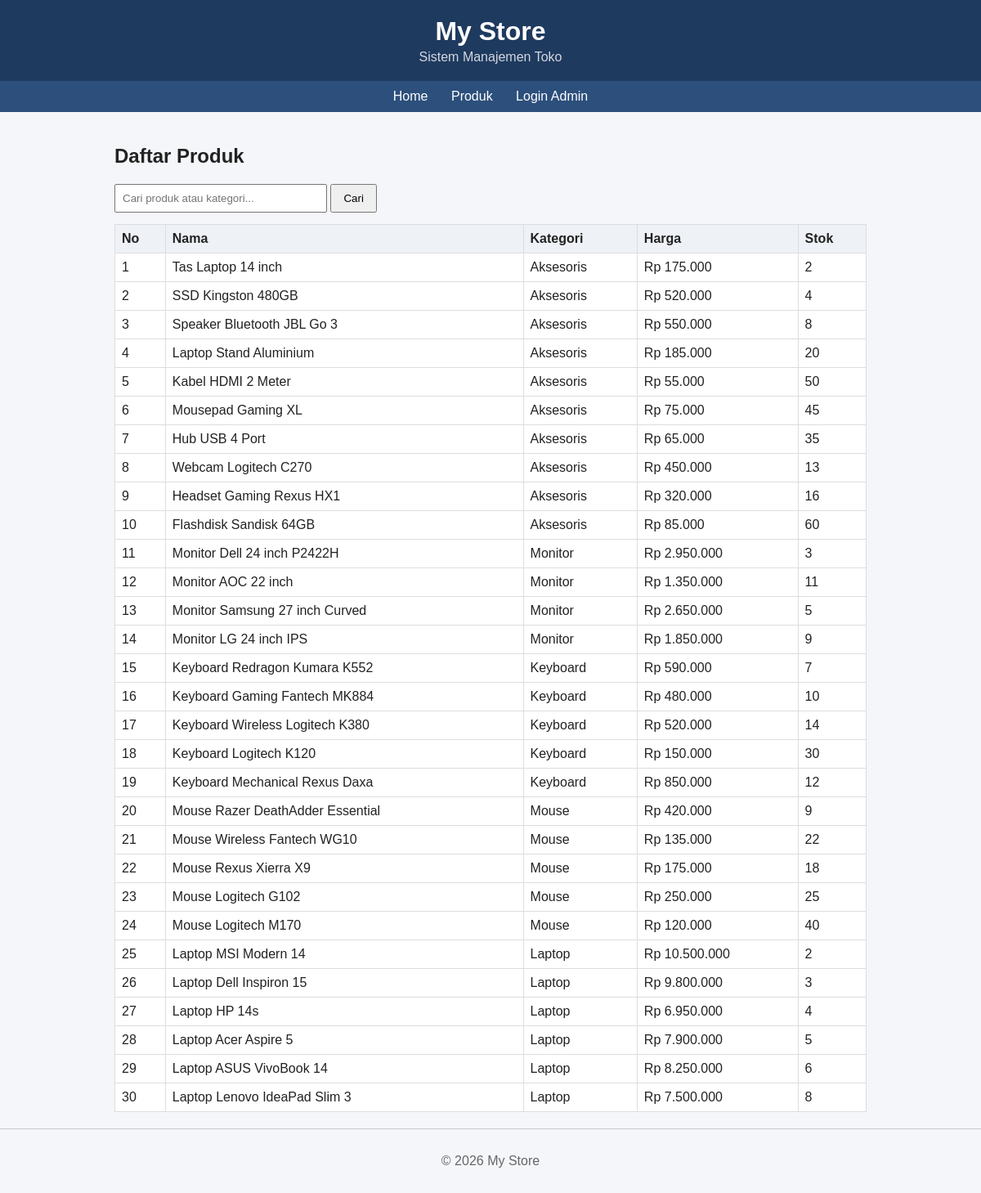
Page /products on the committed database.
### tables this page shows
CREATE TABLE products (
  id INT AUTO_INCREMENT PRIMARY KEY,
  name VARCHAR(100) NOT NULL,
  category_id INT NULL,
  price DECIMAL(15,2) NOT NULL DEFAULT 0,
  stock INT NOT NULL DEFAULT 0,
  description TEXT NULL,
  created_at TIMESTAMP DEFAULT CURRENT_TIMESTAMP,
  CONSTRAINT fk_products_category FOREIGN KEY (category_id) REFERENCES categories(id) ON DELETE SET NULL
);

CREATE TABLE categories (
  id INT AUTO_INCREMENT PRIMARY KEY,
  name VARCHAR(100) NOT NULL
);

### app/helpers/helpers.php (called while the page is built, shortened)
<?php
function db(): PDO
{
    static $pdo = null;
    if ($pdo === null) {
        $c = require BASE_PATH . '/config/database.php';
        $dsn = "mysql:host={$c['host']};dbname={$c['dbname']};charset={$c['charset']}";
        $pdo = new PDO($dsn, $c['user'], $c['pass'], [
            PDO::ATTR_ERRMODE            => PDO::ERRMODE_EXCEPTION,
            PDO::ATTR_DEFAULT_FETCH_MODE => PDO::FETCH_ASSOC,
        ]);
    }
    return $pdo;
}
function e($v): string
{
    return htmlspecialchars((string) $v, ENT_QUOTES, 'UTF-8');
}
function rupiah($n): string
{
    return 'Rp ' . number_format((float) $n, 0, ',', '.');
}
function render(string $page, array $data = [], string $layout = 'main'): void
{
    extract($data);
    require VIEW_PATH . "/pages/$page.php";
}

### app/controllers/ProductController.php (called while the page is built)
<?php
require_once __DIR__ . '/../models/Product.php';
class ProductController
{
    public function index(): void
    {
        $search = trim($_GET['q'] ?? '');
        $products = (new Product(db()))->all($search);
        render('products/index', [
            'title' => 'Produk - My Store',
            'products' => $products,
            'search' => $search,
        ]);
    }
}

### public/index.php (called while the page is built, shortened)
<?php
require_once __DIR__ . '/../app/helpers/helpers.php';
require_once __DIR__ . '/../app/controllers/ProductController.php';
$method = $_SERVER['REQUEST_METHOD'];
$uri    = rtrim(parse_url($_SERVER['REQUEST_URI'], PHP_URL_PATH), '/') ?: '/';
$routes = [
    'GET /'                       => ['HomeController', 'index'],
    'GET /products'               => ['ProductController', 'index'],
    'GET /login'                  => ['AuthController', 'showLogin'],
    'POST /login'                 => ['AuthController', 'login'],
    'GET /logout'                 => ['AuthController', 'logout'],
    'POST /logout'                => ['AuthController', 'logout'],
    'GET /admin'                  => ['AdminController', 'dashboard'],
    'GET /admin/products'         => ['AdminProductController', 'index'],
    'GET /admin/products/create'  => ['AdminProductController', 'create'],
    'POST /admin/products/store'  => ['AdminProductController', 'store'],
    'GET /admin/products/edit'    => ['AdminProductController', 'edit'],
    'POST /admin/products/update' => ['AdminProductController', 'update'],
    'POST /admin/products/delete' => ['AdminProductController', 'destroy'],
];
$key = "$method $uri";
[$class, $action] = $routes[$key];
(new $class())->$action();

### app/models/Product.php (called while the page is built, shortened)
<?php
class Product
{
    private PDO $db;
    public function __construct(PDO $db)
    {
        $this->db = $db;
    }
    public function all(string $search = ''): array
    {
        $sql = "SELECT p.*, c.name AS category_name
                FROM products p
                LEFT JOIN categories c ON c.id = p.category_id";
        $params = [];
        $sql .= " ORDER BY p.id DESC";
        $stmt = $this->db->prepare($sql);
        $stmt->execute($params);
        return $stmt->fetchAll();
    }
}

### views/pages/products/index.php (the view, shortened to what this page needs)
<h2>Daftar Produk</h2>
<form method="GET" action="/products" class="search">
    <input type="text" name="q" value="<?= e($search) ?>" placeholder="Cari produk atau kategori...">
    <button type="submit">Cari</button>
</form>
<table class="table-plain">
    <tr>
        <th>No</th><th>Nama</th><th>Kategori</th><th>Harga</th><th>Stok</th>
    </tr>
    <?php foreach ($products as $i => $p): ?>
        <tr>
            <td><?= $i + 1 ?></td>
            <td><?= e($p['name']) ?></td>
            <td><?= e($p['category_name'] ?? '-') ?></td>
            <td><?= rupiah($p['price']) ?></td>
            <td><?= (int) $p['stock'] ?></td>
        </tr>
    <?php endforeach; ?>
</table>

### public/css/style.css (style rules this page uses)
* { box-sizing: border-box; }
body { font-family: Arial, sans-serif; margin: 0; background: #f5f6fa; color: #222; }
.table-plain { width: 100%; border-collapse: collapse; background: #fff; }
.table-plain th, .table-plain td { border: 1px solid #ddd; padding: 8px; text-align: left; }
.table-plain th { background: #eef1f6; }
.search { margin-bottom: 14px; }
.search input { padding: 8px; width: 260px; max-width: 70%; }
.search button { padding: 8px 14px; }

### rows in the picture
products: name "Tas Laptop 14 inch", category.name "Aksesoris", price "Rp 175.000", stock "2"
products: name "SSD Kingston 480GB", category.name "Aksesoris", price "Rp 520.000", stock "4"
products: name "Speaker Bluetooth JBL Go 3", category.name "Aksesoris", price "Rp 550.000", stock "8"
products: name "Laptop Stand Aluminium", category.name "Aksesoris", price "Rp 185.000", stock "20"
products: name "Kabel HDMI 2 Meter", category.name "Aksesoris", price "Rp 55.000", stock "50"
products: name "Mousepad Gaming XL", category.name "Aksesoris", price "Rp 75.000", stock "45"
products: name "Hub USB 4 Port", category.name "Aksesoris", price "Rp 65.000", stock "35"
products: name "Webcam Logitech C270", category.name "Aksesoris", price "Rp 450.000", stock "13"
products: name "Headset Gaming Rexus HX1", category.name "Aksesoris", price "Rp 320.000", stock "16"
products: name "Flashdisk Sandisk 64GB", category.name "Aksesoris", price "Rp 85.000", stock "60"
products: name "Monitor Dell 24 inch P2422H", category.name "Monitor", price "Rp 2.950.000", stock "3"
products: name "Monitor AOC 22 inch", category.name "Monitor", price "Rp 1.350.000", stock "11"
products: name "Monitor Samsung 27 inch Curved", category.name "Monitor", price "Rp 2.650.000", stock "5"
products: name "Monitor LG 24 inch IPS", category.name "Monitor", price "Rp 1.850.000", stock "9"
products: name "Keyboard Redragon Kumara K552", category.name "Keyboard", price "Rp 590.000", stock "7"
products: name "Keyboard Gaming Fantech MK884", category.name "Keyboard", price "Rp 480.000", stock "10"
products: name "Keyboard Wireless Logitech K380", category.name "Keyboard", price "Rp 520.000", stock "14"
products: name "Keyboard Logitech K120", category.name "Keyboard", price "Rp 150.000", stock "30"
products: name "Keyboard Mechanical Rexus Daxa", category.name "Keyboard", price "Rp 850.000", stock "12"
products: name "Mouse Razer DeathAdder Essential", category.name "Mouse", price "Rp 420.000", stock "9"
products: name "Mouse Wireless Fantech WG10", category.name "Mouse", price "Rp 135.000", stock "22"
products: name "Mouse Rexus Xierra X9", category.name "Mouse", price "Rp 175.000", stock "18"
products: name "Mouse Logitech G102", category.name "Mouse", price "Rp 250.000", stock "25"
products: name "Mouse Logitech M170", category.name "Mouse", price "Rp 120.000", stock "40"
products: name "Laptop MSI Modern 14", category.name "Laptop", price "Rp 10.500.000", stock "2"
products: name "Laptop Dell Inspiron 15", category.name "Laptop", price "Rp 9.800.000", stock "3"
products: name "Laptop HP 14s", category.name "Laptop", price "Rp 6.950.000", stock "4"
products: name "Laptop Acer Aspire 5", category.name "Laptop", price "Rp 7.900.000", stock "5"
products: name "Laptop ASUS VivoBook 14", category.name "Laptop", price "Rp 8.250.000", stock "6"
products: name "Laptop Lenovo IdeaPad Slim 3", category.name "Laptop", price "Rp 7.500.000", stock "8"
